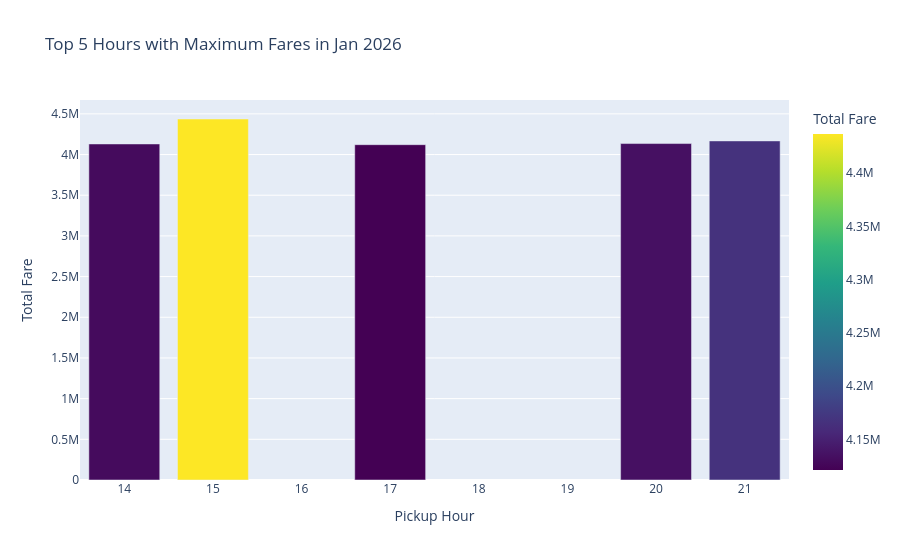

The code cell stored with this chart in its notebook:
### Code cell
question = "Identify the top 5 hours of the day when we saw maximum fares in Jan 2026, the visual should only show the hours sorted in descending order"
output_df = query_to_sql_to_chart(question ,DATABASE_PATH)

### Figure 1 — Plotly figure (JSON) as saved in the notebook; plotly's stock layout.template omitted (floating-point values rounded to 4 significant figures)
{"data": [{"hovertemplate": "Pickup Hour=%{x}<br>Total Fare=%{marker.color}<extra></extra>", "legendgroup": "", "marker": {"color": [4436782, 4167337, 4135100, 4130035, 4121191], "coloraxis": "coloraxis", "pattern": {"shape": ""}}, "name": "", "orientation": "v", "showlegend": false, "textposition": "auto", "type": "bar", "x": [15, 21, 20, 14, 17], "xaxis": "x", "y": [4436782, 4167337, 4135100, 4130035, 4121191], "yaxis": "y"}], "layout": {"barmode": "relative", "coloraxis": {"autocolorscale": false, "colorbar": {"title": {"text": "Total Fare"}}, "colorscale": [[0, "#440154"], [0.1111, "#482878"], [0.2222, "#3e4989"], [0.3333, "#31688e"], [0.4444, "#26828e"], [0.5556, "#1f9e89"], [0.6667, "#35b779"], [0.7778, "#6ece58"], [0.8889, "#b5de2b"], [1, "#fde725"]]}, "legend": {"tracegroupgap": 0}, "title": {"text": "Top 5 Hours with Maximum Fares in Jan 2026"}, "xaxis": {"anchor": "y", "domain": [0, 1], "title": {"text": "Pickup Hour"}}, "yaxis": {"anchor": "x", "domain": [0, 1], "title": {"text": "Total Fare"}}}}
